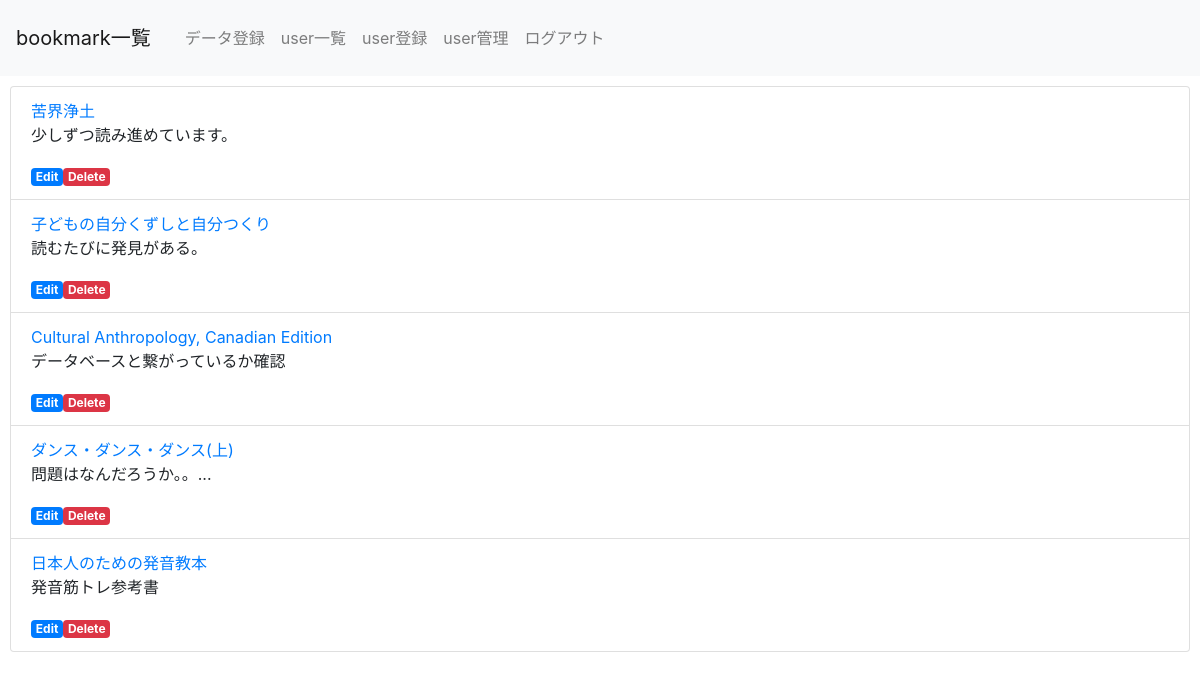
The page /select.php on the database its author committed.
### tables this page shows
CREATE TABLE `gs_bm_table` (
  `id` int(11) NOT NULL,
  `name` varchar(64) NOT NULL,
  `url` text NOT NULL,
  `comment` text NOT NULL,
  `indate` datetime NOT NULL
);

### select.php (the view, shortened to what this page needs)
<?php
$pdo = connectToDb();
$sql = 'SELECT * FROM gs_bm_table';
$stmt = $pdo->prepare($sql);
$status = $stmt->execute();
$view = '';
if ($status == false) {
    $error = $stmt->errorInfo();
    exit('sqlError:' . $error[2]);
} else {
    while ($result = $stmt->fetch(PDO::FETCH_ASSOC)) {
        $view .= '<li class="list-group-item">';
        $view .= '<a href=' . $result['url'] . ' target="_blank">' . $result['name'] . '</a>';
        $view .= '<p>' . $result['comment'] . '</p>';
        $view .= '<a href="detail.php?id=' . $result['id'] . '" class="badge badge-primary">Edit</a>';
        $view .= '<a href="delete.php?id=' . $result['id'] . '" class="badge badge-danger">Delete</a>';
        $view .= '</li>';
    }
}
?>
<!DOCTYPE html>
<html lang="ja">
<head>
    <link rel="stylesheet" href="https://stackpath.bootstrapcdn.com/bootstrap/4.2.1/css/bootstrap.min.css">
</head>
<body>
    <header>
        <nav class="navbar navbar-expand-lg navbar-light bg-light">
            <a class="navbar-brand" href="#">bookmark一覧</a>
            <div class="collapse navbar-collapse" id="navbarNav">
                <ul class="navbar-nav">
                    <li class="nav-item">
                        <a class="nav-link" href="index.php">データ登録</a>
                    </li>
                    <li class="nav-item">
                        <a class="nav-link" href="user_select.php">user一覧</a>
                    </li>
                    <li class="nav-item">
                        <a class="nav-link" href="user_index.php">user登録</a>
                    </li>
                    <li class="nav-item">
                        <a class="nav-link" href="index.php">user管理</a>
                    </li>
                    <li class="nav-item">
                        <a class="nav-link" href="logout.php">ログアウト</a>
                    </li>
                </ul>
            </div>
        </nav>
    </header>
    <div>
        <ul class="list-group">
            <?= $view ?>
        </ul>
    </div>
</body>
</html>

### select.php (style rules this page uses)
div { padding: 10px; font-size: 16px; }

### rows shown on the page
gs_bm_table: name "苦界浄土", comment "少しずつ読み進めています。"
gs_bm_table: name "子どもの自分くずしと自分つくり", comment "読むたびに発見がある。"
gs_bm_table: name "Cultural Anthropology, Canadian Edition", comment "データベースと繋がっているか確認"
gs_bm_table: name "ダンス・ダンス・ダンス(上)", comment "問題はなんだろうか。。..."
gs_bm_table: name "日本人のための発音教本", comment "発音筋トレ参考書"
